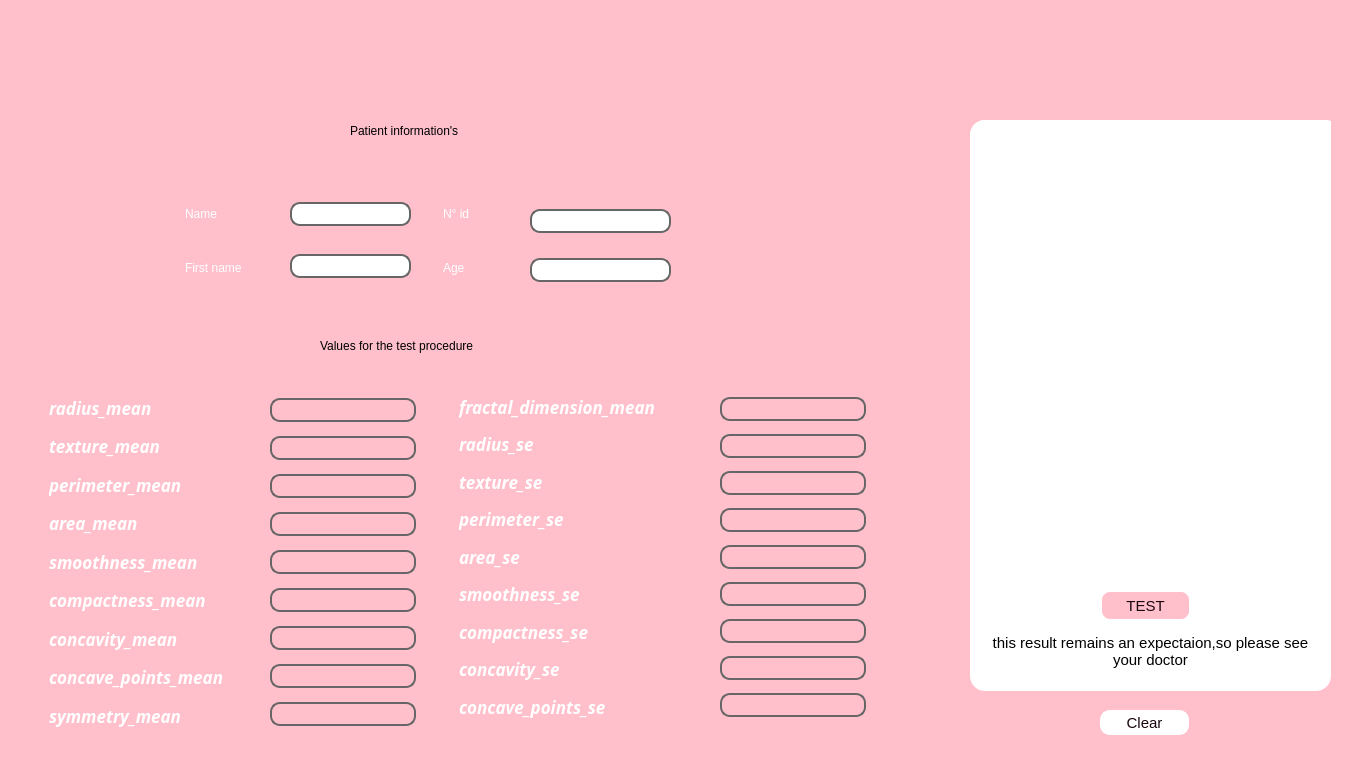
<?xml version="1.0" encoding="UTF-8"?>
<ui version="4.0">
 <class>cancer</class>
 <widget class="QMainWindow" name="cancer">
  <property name="geometry">
   <rect>
    <x>0</x>
    <y>0</y>
    <width>1368</width>
    <height>768</height>
   </rect>
  </property>
  <property name="windowTitle">
   <string>cancer</string>
  </property>
  <property name="windowIcon">
   <iconset>
    <normaloff>images (1).png</normaloff>images (1).png</iconset>
  </property>
  <property name="styleSheet">
   <string notr="true">background-color: rgb(255,192,203);</string>
  </property>
  <property name="toolButtonStyle">
   <enum>Qt::ToolButtonIconOnly</enum>
  </property>
  <property name="documentMode">
   <bool>false</bool>
  </property>
  <property name="dockNestingEnabled">
   <bool>false</bool>
  </property>
  <property name="unifiedTitleAndToolBarOnMac">
   <bool>false</bool>
  </property>
  <widget class="QWidget" name="centralwidget">
   <widget class="QWidget" name="titre" native="true">
    <property name="geometry">
     <rect>
      <x>50</x>
      <y>10</y>
      <width>1268</width>
      <height>80</height>
     </rect>
    </property>
    <property name="styleSheet">
     <string notr="true">background-image: url(:/newPrefix/er.png);
border-radius: 15px;</string>
    </property>
   </widget>
   <widget class="QWidget" name="widget" native="true">
    <property name="geometry">
     <rect>
      <x>970</x>
      <y>120</y>
      <width>361</width>
      <height>571</height>
     </rect>
    </property>
    <property name="styleSheet">
     <string notr="true">background-color: rgb(255, 255, 255);

border-radius: 15px;</string>
    </property>
    <widget class="QPushButton" name="pushButton">
     <property name="geometry">
      <rect>
       <x>130</x>
       <y>470</y>
       <width>91</width>
       <height>31</height>
      </rect>
     </property>
     <property name="styleSheet">
      <string notr="true">QPushButton{
    background: #FFFFFF;
    background-color: rgb(255,192,203);
    border: 2px solid #FFFFFF; 
    border-radius: 10px; 
    font-family: Arial;
    font-size:15px;
    color: #19060f;

}
QPushButton:hover{
     border: 2px solid #000000; 
     background: #FFFFFF;
}
</string>
     </property>
     <property name="text">
      <string>TEST</string>
     </property>
    </widget>
    <widget class="QTextBrowser" name="textBrowser">
     <property name="geometry">
      <rect>
       <x>10</x>
       <y>510</y>
       <width>341</width>
       <height>61</height>
      </rect>
     </property>
     <property name="font">
      <font>
       <weight>50</weight>
       <bold>false</bold>
      </font>
     </property>
     <property name="html">
      <string>&lt;!DOCTYPE HTML PUBLIC &quot;-//W3C//DTD HTML 4.0//EN&quot; &quot;http://www.w3.org/TR/REC-html40/strict.dtd&quot;&gt;
&lt;html&gt;&lt;head&gt;&lt;meta name=&quot;qrichtext&quot; content=&quot;1&quot; /&gt;&lt;style type=&quot;text/css&quot;&gt;
p, li { white-space: pre-wrap; }
&lt;/style&gt;&lt;/head&gt;&lt;body style=&quot; font-family:'Ubuntu'; font-size:11pt; font-weight:400; font-style:normal;&quot;&gt;
&lt;p align=&quot;center&quot; style=&quot; margin-top:0px; margin-bottom:0px; margin-left:0px; margin-right:0px; -qt-block-indent:0; text-indent:0px;&quot;&gt;&lt;span style=&quot; font-family:'URW Bookman';&quot;&gt;this result remains an expectaion,so please see your doctor&lt;/span&gt;&lt;/p&gt;&lt;/body&gt;&lt;/html&gt;</string>
     </property>
    </widget>
    <widget class="QWidget" name="result" native="true">
     <property name="geometry">
      <rect>
       <x>0</x>
       <y>0</y>
       <width>371</width>
       <height>81</height>
      </rect>
     </property>
     <property name="styleSheet">
      <string notr="true">background-image: url(:/newPrefix/result.png);</string>
     </property>
     <widget class="QLabel" name="label_7">
      <property name="geometry">
       <rect>
        <x>120</x>
        <y>20</y>
        <width>131</width>
        <height>31</height>
       </rect>
      </property>
      <property name="styleSheet">
       <string notr="true">
font: 75 25pt &quot;Liberation Serif&quot;;

background-color: rgba(191, 64, 64, 0);
color: rgb(255, 255, 255);</string>
      </property>
      <property name="text">
       <string>RESULT</string>
      </property>
     </widget>
    </widget>
    <widget class="QTextEdit" name="score">
     <property name="geometry">
      <rect>
       <x>100</x>
       <y>200</y>
       <width>160</width>
       <height>130</height>
      </rect>
     </property>
     <property name="styleSheet">
      <string notr="true">background-image: url(:/newPrefix/res.png);</string>
     </property>
    </widget>
    <widget class="QLineEdit" name="lineEdit_19">
     <property name="geometry">
      <rect>
       <x>92</x>
       <y>390</y>
       <width>181</width>
       <height>25</height>
      </rect>
     </property>
    </widget>
    <widget class="QWidget" name="widget_4" native="true">
     <property name="geometry">
      <rect>
       <x>100</x>
       <y>130</y>
       <width>160</width>
       <height>61</height>
      </rect>
     </property>
     <property name="styleSheet">
      <string notr="true">background-image: url(:/newPrefix/scor.png);</string>
     </property>
    </widget>
    <widget class="QLineEdit" name="lineEdit_20">
     <property name="geometry">
      <rect>
       <x>120</x>
       <y>250</y>
       <width>113</width>
       <height>31</height>
      </rect>
     </property>
     <property name="toolTip">
      <string>&lt;html&gt;&lt;head/&gt;&lt;body&gt;&lt;p align=&quot;center&quot;&gt;&lt;br/&gt;&lt;/p&gt;&lt;/body&gt;&lt;/html&gt;</string>
     </property>
     <property name="whatsThis">
      <string>&lt;html&gt;&lt;head/&gt;&lt;body&gt;&lt;p align=&quot;center&quot;&gt;&lt;br/&gt;&lt;/p&gt;&lt;/body&gt;&lt;/html&gt;</string>
     </property>
     <property name="text">
      <string/>
     </property>
    </widget>
   </widget>
   <widget class="QWidget" name="layoutWidget">
    <property name="geometry">
     <rect>
      <x>459</x>
      <y>391</y>
      <width>236</width>
      <height>331</height>
     </rect>
    </property>
    <property name="font">
     <font>
      <family>Fira Code</family>
      <pointsize>13</pointsize>
      <weight>75</weight>
      <italic>true</italic>
      <bold>true</bold>
     </font>
    </property>
    <layout class="QVBoxLayout" name="verticalLayout_2">
     <item>
      <widget class="QLabel" name="fractal_dimension_mean">
       <property name="font">
        <font>
         <family>Fira Code</family>
         <pointsize>13</pointsize>
         <weight>75</weight>
         <italic>true</italic>
         <bold>true</bold>
        </font>
       </property>
       <property name="styleSheet">
        <string notr="true">color: rgb(255, 255, 255);</string>
       </property>
       <property name="text">
        <string>fractal_dimension_mean</string>
       </property>
      </widget>
     </item>
     <item>
      <widget class="QLabel" name="radius_se">
       <property name="font">
        <font>
         <family>Fira Code</family>
         <pointsize>13</pointsize>
         <weight>75</weight>
         <italic>true</italic>
         <bold>true</bold>
        </font>
       </property>
       <property name="styleSheet">
        <string notr="true">color: rgb(255, 255, 255);</string>
       </property>
       <property name="text">
        <string>radius_se</string>
       </property>
      </widget>
     </item>
     <item>
      <widget class="QLabel" name="texture_se">
       <property name="font">
        <font>
         <family>Fira Code</family>
         <pointsize>13</pointsize>
         <weight>75</weight>
         <italic>true</italic>
         <bold>true</bold>
        </font>
       </property>
       <property name="styleSheet">
        <string notr="true">color: rgb(255, 255, 255);</string>
       </property>
       <property name="text">
        <string>texture_se</string>
       </property>
      </widget>
     </item>
     <item>
      <widget class="QLabel" name="perimeter_se">
       <property name="font">
        <font>
         <family>Fira Code</family>
         <pointsize>13</pointsize>
         <weight>75</weight>
         <italic>true</italic>
         <bold>true</bold>
        </font>
       </property>
       <property name="styleSheet">
        <string notr="true">color: rgb(255, 255, 255);</string>
       </property>
       <property name="text">
        <string>perimeter_se</string>
       </property>
      </widget>
     </item>
     <item>
      <widget class="QLabel" name="area_se">
       <property name="font">
        <font>
         <family>Fira Code</family>
         <pointsize>13</pointsize>
         <weight>75</weight>
         <italic>true</italic>
         <bold>true</bold>
        </font>
       </property>
       <property name="styleSheet">
        <string notr="true">color: rgb(255, 255, 255);</string>
       </property>
       <property name="text">
        <string>area_se</string>
       </property>
      </widget>
     </item>
     <item>
      <widget class="QLabel" name="smoothness_se">
       <property name="font">
        <font>
         <family>Fira Code</family>
         <pointsize>13</pointsize>
         <weight>75</weight>
         <italic>true</italic>
         <bold>true</bold>
        </font>
       </property>
       <property name="styleSheet">
        <string notr="true">color: rgb(255, 255, 255);</string>
       </property>
       <property name="text">
        <string>smoothness_se</string>
       </property>
      </widget>
     </item>
     <item>
      <widget class="QLabel" name="compactness_se">
       <property name="font">
        <font>
         <family>Fira Code</family>
         <pointsize>13</pointsize>
         <weight>75</weight>
         <italic>true</italic>
         <bold>true</bold>
        </font>
       </property>
       <property name="styleSheet">
        <string notr="true">color: rgb(255, 255, 255);</string>
       </property>
       <property name="text">
        <string>compactness_se</string>
       </property>
      </widget>
     </item>
     <item>
      <widget class="QLabel" name="concavity_se">
       <property name="font">
        <font>
         <family>Fira Code</family>
         <pointsize>13</pointsize>
         <weight>75</weight>
         <italic>true</italic>
         <bold>true</bold>
        </font>
       </property>
       <property name="styleSheet">
        <string notr="true">color: rgb(255, 255, 255);</string>
       </property>
       <property name="text">
        <string>concavity_se</string>
       </property>
      </widget>
     </item>
     <item>
      <widget class="QLabel" name="concave_points_se">
       <property name="font">
        <font>
         <family>Fira Code</family>
         <pointsize>13</pointsize>
         <weight>75</weight>
         <italic>true</italic>
         <bold>true</bold>
        </font>
       </property>
       <property name="styleSheet">
        <string notr="true">color: rgb(255, 255, 255);</string>
       </property>
       <property name="text">
        <string>concave_points_se</string>
       </property>
      </widget>
     </item>
    </layout>
   </widget>
   <widget class="QWidget" name="layoutWidget">
    <property name="geometry">
     <rect>
      <x>49</x>
      <y>391</y>
      <width>205</width>
      <height>341</height>
     </rect>
    </property>
    <property name="font">
     <font>
      <family>Fira Code</family>
      <pointsize>13</pointsize>
      <weight>75</weight>
      <italic>true</italic>
      <bold>true</bold>
     </font>
    </property>
    <layout class="QVBoxLayout" name="verticalLayout">
     <item>
      <widget class="QLabel" name="label">
       <property name="font">
        <font>
         <family>Fira Code</family>
         <pointsize>13</pointsize>
         <weight>75</weight>
         <italic>true</italic>
         <bold>true</bold>
        </font>
       </property>
       <property name="styleSheet">
        <string notr="true">color: rgb(255, 255, 255);</string>
       </property>
       <property name="text">
        <string>radius_mean</string>
       </property>
      </widget>
     </item>
     <item>
      <widget class="QLabel" name="label_2">
       <property name="font">
        <font>
         <family>Fira Code</family>
         <pointsize>13</pointsize>
         <weight>75</weight>
         <italic>true</italic>
         <bold>true</bold>
        </font>
       </property>
       <property name="styleSheet">
        <string notr="true">color: rgb(255, 255, 255);</string>
       </property>
       <property name="text">
        <string>texture_mean</string>
       </property>
      </widget>
     </item>
     <item>
      <widget class="QLabel" name="label_3">
       <property name="font">
        <font>
         <family>Fira Code</family>
         <pointsize>13</pointsize>
         <weight>75</weight>
         <italic>true</italic>
         <bold>true</bold>
        </font>
       </property>
       <property name="styleSheet">
        <string notr="true">color: rgb(255, 255, 255);</string>
       </property>
       <property name="text">
        <string>perimeter_mean</string>
       </property>
      </widget>
     </item>
     <item>
      <widget class="QLabel" name="label_4">
       <property name="font">
        <font>
         <family>Fira Code</family>
         <pointsize>13</pointsize>
         <weight>75</weight>
         <italic>true</italic>
         <bold>true</bold>
        </font>
       </property>
       <property name="styleSheet">
        <string notr="true">color: rgb(255, 255, 255);</string>
       </property>
       <property name="text">
        <string>area_mean</string>
       </property>
      </widget>
     </item>
     <item>
      <widget class="QLabel" name="smoothness_mean">
       <property name="font">
        <font>
         <family>Fira Code</family>
         <pointsize>13</pointsize>
         <weight>75</weight>
         <italic>true</italic>
         <bold>true</bold>
        </font>
       </property>
       <property name="styleSheet">
        <string notr="true">color: rgb(255, 255, 255);</string>
       </property>
       <property name="text">
        <string>smoothness_mean</string>
       </property>
      </widget>
     </item>
     <item>
      <widget class="QLabel" name="compactness_mean">
       <property name="font">
        <font>
         <family>Fira Code</family>
         <pointsize>13</pointsize>
         <weight>75</weight>
         <italic>true</italic>
         <bold>true</bold>
        </font>
       </property>
       <property name="styleSheet">
        <string notr="true">color: rgb(255, 255, 255);</string>
       </property>
       <property name="text">
        <string>compactness_mean</string>
       </property>
      </widget>
     </item>
     <item>
      <widget class="QLabel" name="concavity_mean">
       <property name="font">
        <font>
         <family>Fira Code</family>
         <pointsize>13</pointsize>
         <weight>75</weight>
         <italic>true</italic>
         <bold>true</bold>
        </font>
       </property>
       <property name="styleSheet">
        <string notr="true">color: rgb(255, 255, 255);</string>
       </property>
       <property name="text">
        <string>concavity_mean</string>
       </property>
      </widget>
     </item>
     <item>
      <widget class="QLabel" name="concave_points_mean">
       <property name="font">
        <font>
         <family>Fira Code</family>
         <pointsize>13</pointsize>
         <weight>75</weight>
         <italic>true</italic>
         <bold>true</bold>
        </font>
       </property>
       <property name="styleSheet">
        <string notr="true">color: rgb(255, 255, 255);</string>
       </property>
       <property name="text">
        <string>concave_points_mean</string>
       </property>
      </widget>
     </item>
     <item>
      <widget class="QLabel" name="symmetry_mean">
       <property name="font">
        <font>
         <family>Fira Code</family>
         <pointsize>13</pointsize>
         <weight>75</weight>
         <italic>true</italic>
         <bold>true</bold>
        </font>
       </property>
       <property name="styleSheet">
        <string notr="true">color: rgb(255, 255, 255);</string>
       </property>
       <property name="text">
        <string>symmetry_mean</string>
       </property>
      </widget>
     </item>
    </layout>
   </widget>
   <widget class="QWidget" name="layoutWidget">
    <property name="geometry">
     <rect>
      <x>185</x>
      <y>190</y>
      <width>101</width>
      <height>101</height>
     </rect>
    </property>
    <layout class="QVBoxLayout" name="verticalLayout_5">
     <item>
      <widget class="QLabel" name="Nom">
       <property name="styleSheet">
        <string notr="true">font: 75 13pt &quot;C059&quot;;
color: rgb(255, 255, 255);</string>
       </property>
       <property name="text">
        <string>Name</string>
       </property>
      </widget>
     </item>
     <item>
      <widget class="QLabel" name="Prnom">
       <property name="styleSheet">
        <string notr="true">font: 75 13pt &quot;C059&quot;;
color: rgb(255, 255, 255);</string>
       </property>
       <property name="text">
        <string>First name</string>
       </property>
      </widget>
     </item>
    </layout>
   </widget>
   <widget class="QWidget" name="layoutWidget">
    <property name="geometry">
     <rect>
      <x>270</x>
      <y>390</y>
      <width>146</width>
      <height>351</height>
     </rect>
    </property>
    <layout class="QVBoxLayout" name="verticalLayout_3">
     <item>
      <widget class="QLineEdit" name="lineEdit">
       <property name="styleSheet">
        <string notr="true">QLineEdit{
    background: rgb(255,192,203);
    border: 2px solid #666666; 
    border-radius: 10px;  
    font-family: Arial;
    font-size:15px;
   color: #19060f;

}
QLineEdit:focus{
     border: 2px solid #FF439F; 
    background: #FFFFFF;
    
}
QLineEdit:hover{
     border: 2px solid #000000; 
     background: #FFFFFF;
    
}</string>
       </property>
      </widget>
     </item>
     <item>
      <widget class="QLineEdit" name="lineEdit_2">
       <property name="styleSheet">
        <string notr="true">QLineEdit{
    background: rgb(255,192,203);
    border: 2px solid #666666; 
    border-radius: 10px;  
    font-family: Arial;
    font-size:15px;
   color: #19060f;

}
QLineEdit:focus{
     border: 2px solid #FF439F; 
    background: #FFFFFF;
    
}
QLineEdit:hover{
     border: 2px solid #000000; 
     background: #FFFFFF;
    
}</string>
       </property>
      </widget>
     </item>
     <item>
      <widget class="QLineEdit" name="lineEdit_3">
       <property name="styleSheet">
        <string notr="true">QLineEdit{
    background: rgb(255,192,203);
    border: 2px solid #666666; 
    border-radius: 10px;  
    font-family: Arial;
    font-size:15px;
   color: #19060f;

}
QLineEdit:focus{
     border: 2px solid #FF439F; 
    background: #FFFFFF;
    
}
QLineEdit:hover{
     border: 2px solid #000000; 
     background: #FFFFFF;
    
}</string>
       </property>
      </widget>
     </item>
     <item>
      <widget class="QLineEdit" name="lineEdit_4">
       <property name="styleSheet">
        <string notr="true">QLineEdit{
    background: rgb(255,192,203);
    border: 2px solid #666666; 
    border-radius: 10px;  
    font-family: Arial;
    font-size:15px;
   color: #19060f;

}
QLineEdit:focus{
     border: 2px solid #FF439F; 
    background: #FFFFFF;
    
}
QLineEdit:hover{
     border: 2px solid #000000; 
     background: #FFFFFF;
    
}</string>
       </property>
      </widget>
     </item>
     <item>
      <widget class="QLineEdit" name="lineEdit_5">
       <property name="styleSheet">
        <string notr="true">QLineEdit{
    background: rgb(255,192,203);
    border: 2px solid #666666; 
    border-radius: 10px;  
    font-family: Arial;
    font-size:15px;
   color: #19060f;

}
QLineEdit:focus{
     border: 2px solid #FF439F; 
    background: #FFFFFF;
    
}
QLineEdit:hover{
     border: 2px solid #000000; 
     background: #FFFFFF;
    
}</string>
       </property>
      </widget>
     </item>
     <item>
      <widget class="QLineEdit" name="lineEdit_6">
       <property name="styleSheet">
        <string notr="true">QLineEdit{
    background: rgb(255,192,203);
    border: 2px solid #666666; 
    border-radius: 10px;  
    font-family: Arial;
    font-size:15px;
   color: #19060f;

}
QLineEdit:focus{
     border: 2px solid #FF439F; 
    background: #FFFFFF;
    
}
QLineEdit:hover{
     border: 2px solid #000000; 
     background: #FFFFFF;
    
}</string>
       </property>
      </widget>
     </item>
     <item>
      <widget class="QLineEdit" name="lineEdit_7">
       <property name="styleSheet">
        <string notr="true">QLineEdit{
    background: rgb(255,192,203);
    border: 2px solid #666666; 
    border-radius: 10px;  
    font-family: Arial;
    font-size:15px;
   color: #19060f;

}
QLineEdit:focus{
     border: 2px solid #FF439F; 
    background: #FFFFFF;
    
}
QLineEdit:hover{
     border: 2px solid #000000; 
     background: #FFFFFF;
    
}</string>
       </property>
      </widget>
     </item>
     <item>
      <widget class="QLineEdit" name="lineEdit_8">
       <property name="styleSheet">
        <string notr="true">QLineEdit{
    background: rgb(255,192,203);
    border: 2px solid #666666; 
    border-radius: 10px;  
    font-family: Arial;
    font-size:15px;
   color: #19060f;

}
QLineEdit:focus{
     border: 2px solid #FF439F; 
    background: #FFFFFF;
    
}
QLineEdit:hover{
     border: 2px solid #000000; 
     background: #FFFFFF;
    
}</string>
       </property>
      </widget>
     </item>
     <item>
      <widget class="QLineEdit" name="lineEdit_9">
       <property name="styleSheet">
        <string notr="true">QLineEdit{
    background: rgb(255,192,203);
    border: 2px solid #666666; 
    border-radius: 10px;  
    font-family: Arial;
    font-size:15px;
   color: #19060f;

}
QLineEdit:focus{
     border: 2px solid #FF439F; 
    background: #FFFFFF;
    
}
QLineEdit:hover{
     border: 2px solid #000000; 
     background: #FFFFFF;
    
}</string>
       </property>
      </widget>
     </item>
    </layout>
   </widget>
   <widget class="QWidget" name="layoutWidget">
    <property name="geometry">
     <rect>
      <x>720</x>
      <y>390</y>
      <width>146</width>
      <height>341</height>
     </rect>
    </property>
    <layout class="QVBoxLayout" name="verticalLayout_4">
     <item>
      <widget class="QLineEdit" name="lineEdit_10">
       <property name="styleSheet">
        <string notr="true">QLineEdit{
    background: rgb(255,192,203);
    border: 2px solid #666666; 
    border-radius: 10px;  
    font-family: Arial;
    font-size:15px;
   color: #19060f;

}
QLineEdit:focus{
     border: 2px solid #FF439F; 
    background: #FFFFFF;
    
}
QLineEdit:hover{
     border: 2px solid #000000; 
     background: #FFFFFF;
    
}</string>
       </property>
      </widget>
     </item>
     <item>
      <widget class="QLineEdit" name="lineEdit_11">
       <property name="styleSheet">
        <string notr="true">QLineEdit{
    background: rgb(255,192,203);
    border: 2px solid #666666; 
    border-radius: 10px;  
    font-family: Arial;
    font-size:15px;
   color: #19060f;

}
QLineEdit:focus{
     border: 2px solid #FF439F; 
    background: #FFFFFF;
    
}
QLineEdit:hover{
     border: 2px solid #000000; 
     background: #FFFFFF;
    
}</string>
       </property>
      </widget>
     </item>
     <item>
      <widget class="QLineEdit" name="lineEdit_12">
       <property name="styleSheet">
        <string notr="true">QLineEdit{
    background: rgb(255,192,203);
    border: 2px solid #666666; 
    border-radius: 10px;  
    font-family: Arial;
    font-size:15px;
   color: #19060f;

}
QLineEdit:focus{
     border: 2px solid #FF439F; 
    background: #FFFFFF;
    
}
QLineEdit:hover{
     border: 2px solid #000000; 
     background: #FFFFFF;
    
}</string>
       </property>
      </widget>
     </item>
     <item>
      <widget class="QLineEdit" name="lineEdit_13">
       <property name="styleSheet">
        <string notr="true">QLineEdit{
    background: rgb(255,192,203);
    border: 2px solid #666666; 
    border-radius: 10px;  
    font-family: Arial;
    font-size:15px;
   color: #19060f;

}
QLineEdit:focus{
     border: 2px solid #FF439F; 
    background: #FFFFFF;
    
}
QLineEdit:hover{
     border: 2px solid #000000; 
     background: #FFFFFF;
    
}</string>
       </property>
      </widget>
     </item>
     <item>
      <widget class="QLineEdit" name="lineEdit_14">
       <property name="styleSheet">
        <string notr="true">QLineEdit{
    background: rgb(255,192,203);
    border: 2px solid #666666; 
    border-radius: 10px;  
    font-family: Arial;
    font-size:15px;
   color: #19060f;

}
QLineEdit:focus{
     border: 2px solid #FF439F; 
    background: #FFFFFF;
    
}
QLineEdit:hover{
     border: 2px solid #000000; 
     background: #FFFFFF;
    
}</string>
       </property>
      </widget>
     </item>
     <item>
      <widget class="QLineEdit" name="lineEdit_15">
       <property name="styleSheet">
        <string notr="true">QLineEdit{
    background: rgb(255,192,203);
    border: 2px solid #666666; 
    border-radius: 10px;  
    font-family: Arial;
    font-size:15px;
   color: #19060f;

}
QLineEdit:focus{
     border: 2px solid #FF439F; 
    background: #FFFFFF;
    
}
QLineEdit:hover{
     border: 2px solid #000000; 
     background: #FFFFFF;
    
}</string>
       </property>
      </widget>
     </item>
     <item>
      <widget class="QLineEdit" name="lineEdit_16">
       <property name="styleSheet">
        <string notr="true">QLineEdit{
    background: rgb(255,192,203);
    border: 2px solid #666666; 
    border-radius: 10px;  
    font-family: Arial;
    font-size:15px;
   color: #19060f;

}
QLineEdit:focus{
     border: 2px solid #FF439F; 
    background: #FFFFFF;
    
}
QLineEdit:hover{
     border: 2px solid #000000; 
     background: #FFFFFF;
    
}</string>
       </property>
      </widget>
     </item>
     <item>
      <widget class="QLineEdit" name="lineEdit_17">
       <property name="styleSheet">
        <string notr="true">QLineEdit{
    background: rgb(255,192,203);
    border: 2px solid #666666; 
    border-radius: 10px;  
    font-family: Arial;
    font-size:15px;
   color: #19060f;

}
QLineEdit:focus{
     border: 2px solid #FF439F; 
    background: #FFFFFF;
    
}
QLineEdit:hover{
     border: 2px solid #000000; 
     background: #FFFFFF;
    
}</string>
       </property>
      </widget>
     </item>
     <item>
      <widget class="QLineEdit" name="lineEdit_18">
       <property name="styleSheet">
        <string notr="true">QLineEdit{
    background: rgb(255,192,203);
    border: 2px solid #666666; 
    border-radius: 10px;  
    font-family: Arial;
    font-size:15px;
   color: #19060f;

}
QLineEdit:focus{
     border: 2px solid #FF439F; 
    background: #FFFFFF;
    
}
QLineEdit:hover{
     border: 2px solid #000000; 
     background: #FFFFFF;
    
}</string>
       </property>
      </widget>
     </item>
    </layout>
   </widget>
   <widget class="QWidget" name="layoutWidget">
    <property name="geometry">
     <rect>
      <x>290</x>
      <y>180</y>
      <width>121</width>
      <height>121</height>
     </rect>
    </property>
    <layout class="QVBoxLayout" name="verticalLayout_6">
     <item>
      <widget class="QLineEdit" name="lineEdit_23">
       <property name="styleSheet">
        <string notr="true">QLineEdit{
    background: #FFFFFF;
    border: 2px solid #666666; 
    border-radius: 10px;  
    font-family: Arial;
    font-size:15px;
   color: #19060f;

}
QLineEdit:focus{
     border: 2px solid #FF439F; 
    background: #FFFFFF;
    
}
QLineEdit:hover{
     border: 2px solid #000000; 
     background: #FFFFFF;
    
}</string>
       </property>
      </widget>
     </item>
     <item>
      <widget class="QLineEdit" name="lineEdit_24">
       <property name="styleSheet">
        <string notr="true">QLineEdit{
    background: #FFFFFF;
    border: 2px solid #666666; 
    border-radius: 10px;  
    font-family: Arial;
    font-size:15px;
   color: #19060f;

}
QLineEdit:focus{
     border: 2px solid #FF439F; 
    background: #FFFFFF;
    
}
QLineEdit:hover{
     border: 2px solid #000000; 
     background: #FFFFFF;
    
}</string>
       </property>
      </widget>
     </item>
    </layout>
   </widget>
   <widget class="QWidget" name="layoutWidget">
    <property name="geometry">
     <rect>
      <x>443</x>
      <y>190</y>
      <width>81</width>
      <height>101</height>
     </rect>
    </property>
    <layout class="QVBoxLayout" name="verticalLayout_7">
     <item>
      <widget class="QLabel" name="nid">
       <property name="styleSheet">
        <string notr="true">font: 75 13pt &quot;C059&quot;;
color: rgb(255, 255, 255);</string>
       </property>
       <property name="text">
        <string>N° id</string>
       </property>
      </widget>
     </item>
     <item>
      <widget class="QLabel" name="age">
       <property name="styleSheet">
        <string notr="true">font: 75 13pt &quot;C059&quot;;
color: rgb(255, 255, 255);</string>
       </property>
       <property name="text">
        <string>Age</string>
       </property>
      </widget>
     </item>
    </layout>
   </widget>
   <widget class="QWidget" name="layoutWidget">
    <property name="geometry">
     <rect>
      <x>530</x>
      <y>190</y>
      <width>141</width>
      <height>111</height>
     </rect>
    </property>
    <layout class="QVBoxLayout" name="verticalLayout_8">
     <item>
      <widget class="QLineEdit" name="lineEdit_21">
       <property name="styleSheet">
        <string notr="true">QLineEdit{
    background: #FFFFFF;
    border: 2px solid #666666; 
    border-radius: 10px;  
    font-family: Arial;
    font-size:15px;
   color: #19060f;

}
QLineEdit:focus{
     border: 2px solid #FF439F; 
    background: #FFFFFF;
    
}
QLineEdit:hover{
     border: 2px solid #000000; 
     background: #FFFFFF;
    
}</string>
       </property>
      </widget>
     </item>
     <item>
      <widget class="QLineEdit" name="lineEdit_22">
       <property name="styleSheet">
        <string notr="true">QLineEdit{
    background: #FFFFFF;
    border: 2px solid #666666; 
    border-radius: 10px;  
    font-family: Arial;
    font-size:15px;
   color: #19060f;

}
QLineEdit:focus{
     border: 2px solid #FF439F; 
    background: #FFFFFF;
    
}
QLineEdit:hover{
     border: 2px solid #000000; 
     background: #FFFFFF;
    
}</string>
       </property>
      </widget>
     </item>
    </layout>
   </widget>
   <widget class="QWidget" name="widget_2" native="true">
    <property name="geometry">
     <rect>
      <x>270</x>
      <y>310</y>
      <width>361</width>
      <height>71</height>
     </rect>
    </property>
    <property name="styleSheet">
     <string notr="true">background-image: url(:/newPrefix/info.png);</string>
    </property>
    <widget class="QLabel" name="label_5">
     <property name="geometry">
      <rect>
       <x>50</x>
       <y>20</y>
       <width>271</width>
       <height>31</height>
      </rect>
     </property>
     <property name="styleSheet">
      <string notr="true">background-color: rgba(191, 64, 64, 0);
font: 63 italic 14pt &quot;URW Bookman&quot;;</string>
     </property>
     <property name="text">
      <string>Values for the test procedure</string>
     </property>
    </widget>
   </widget>
   <widget class="QWidget" name="widget_3" native="true">
    <property name="geometry">
     <rect>
      <x>260</x>
      <y>100</y>
      <width>361</width>
      <height>81</height>
     </rect>
    </property>
    <property name="styleSheet">
     <string notr="true">background-image: url(:/newPrefix/info.png);</string>
    </property>
    <widget class="QLabel" name="label_6">
     <property name="geometry">
      <rect>
       <x>90</x>
       <y>10</y>
       <width>211</width>
       <height>41</height>
      </rect>
     </property>
     <property name="styleSheet">
      <string notr="true">background-color: rgba(191, 64, 64, 0);
font: 63 italic 14pt &quot;URW Bookman&quot;;</string>
     </property>
     <property name="text">
      <string>Patient information's</string>
     </property>
    </widget>
   </widget>
   <widget class="QPushButton" name="clear">
    <property name="geometry">
     <rect>
      <x>1100</x>
      <y>710</y>
      <width>89</width>
      <height>25</height>
     </rect>
    </property>
    <property name="styleSheet">
     <string notr="true">QPushButton{
    background: #FFFFFF;
   background-color:#FFFFFF;
    border: 2px solid #FFFFFF; 
    border-radius: 10px; 
    font-family: Arial;
    font-size:15px;
    color: #19060f;

}
QPushButton:hover{
     border: 2px solid #000000; 
     background: #FFFFFF;
}
</string>
    </property>
    <property name="text">
     <string>Clear</string>
    </property>
   </widget>
  </widget>
  <widget class="QStatusBar" name="statusbar"/>
 </widget>
 <resources>
  <include location="aze.qrc"/>
 </resources>
 <connections/>
</ui>
